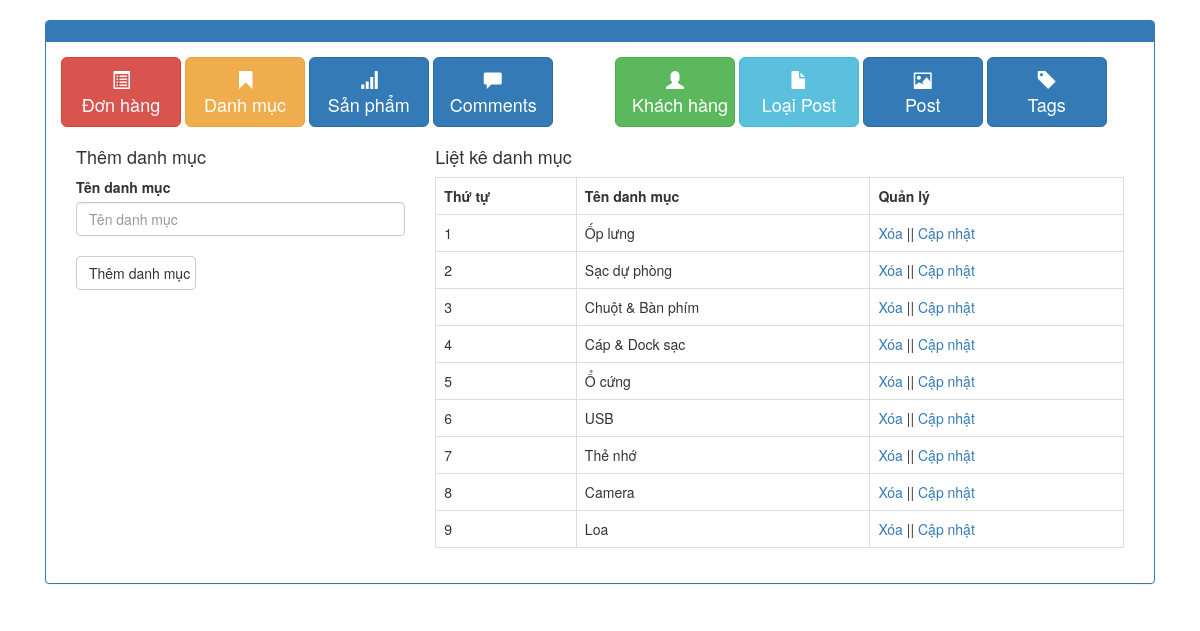
Page /admin/xulydanhmuc.php on the committed database.
### tables this page shows
CREATE TABLE `tbl_category` (
  `category_id` int(11) NOT NULL,
  `category_name` varchar(50) NOT NULL
);

### admin/xulydanhmuc.php (the view, shortened to what this page needs)
<?php
	include('../db/connect.php');
?>
<!DOCTYPE html>
<html lang="en">
<head>
	<link href="../css/bootstrap.css" rel="stylesheet" type="text/css" media="all" />
	<link href="../css/admin-dashboard.css" rel="stylesheet" type="text/css" media="all" />
	<link href="../css/Chart.css" rel="stylesheet" type="text/css" media="all" />
	<link href="//netdna.bootstrapcdn.com/bootstrap/3.0.0/css/bootstrap.min.css" rel="stylesheet" id="bootstrap-css">
</head>
<body>
	<div class="container">
		<div class="row">
			<div class="col-md-12">
				<div class="panel panel-primary">
					<div class="panel-heading">
					</div>
					<div class="panel-body">
						<div class="row">
							<div class="col-xs-6 col-md-6">
							<a href="xulydonhang.php" class="btn btn-danger btn-lg" role="button"><span class="glyphicon glyphicon-list-alt"></span> <br/>Đơn hàng</a>
							<a href="xulydanhmuc.php" class="btn btn-warning btn-lg" role="button"><span class="glyphicon glyphicon-bookmark"></span> <br/>Danh mục</a>
							<a href="xulysanpham.php" class="btn btn-primary btn-lg" role="button"><span class="glyphicon glyphicon-signal"></span> <br/>Sản phẩm</a>
							<a href="" class="btn btn-primary btn-lg" role="button"><span class="glyphicon glyphicon-comment"></span> <br/>Comments</a>
							</div>
							<div class="col-xs-6 col-md-6">
							<a href="xulykhachhang.php" class="btn btn-success btn-lg" role="button"><span class="glyphicon glyphicon-user"></span> <br/>Khách hàng</a>
							<a href="xulydanhmucbaiviet.php" class="btn btn-info btn-lg" role="button"><span class="glyphicon glyphicon-file"></span> <br/>Loại Post </a>
							<a href="xulybaiviet.php" class="btn btn-primary btn-lg" role="button"><span class="glyphicon glyphicon-picture"></span> <br/>Post</a>
							<a href="#" class="btn btn-primary btn-lg" role="button"><span class="glyphicon glyphicon-tag"></span> <br/>Tags</a>
							</div>
						</div>
						<div>
							<?php
							if(isset($_GET['quanly'])=='capnhat'){
								$id_capnhat = $_GET['id'];
								$sql_capnhat = mysqli_query($con,"SELECT * FROM tbl_category WHERE category_id='$id_capnhat'");
								$row_capnhat = mysqli_fetch_array($sql_capnhat);
								?>
								<div class="col-md-4">
								<h4>Cập nhật danh mục</h4>
								<label>Tên danh mục</label>
								<form action="" method="POST">
									<input type="text" class="form-control" name="danhmuc" value="<?php echo $row_capnhat['category_name'] ?>"><br>
									<input type="hidden" class="form-control" name="id_danhmuc" value="<?php echo $row_capnhat['category_id'] ?>">
									<input type="submit" name="capnhatdanhmuc" value="Cập nhật danh mục" class="btn btn-default">
								</form>
								</div>
							<?php
							}else{
								?>
								<div class="col-md-4">
								<h4>Thêm danh mục</h4>
								<label>Tên danh mục</label>
								<form action="" method="POST">
									<input type="text" class="form-control" name="danhmuc" placeholder="Tên danh mục"><br>
									<input type="submit" name="themdanhmuc" value="Thêm danh mục" class="btn btn-default">
								</form>
								</div>
								<?php
							}
								?>
							<div class="col-md-8">
								<h4>Liệt kê danh mục</h4>
								<?php
								$sql_select = mysqli_query($con,"SELECT * FROM tbl_category ORDER BY category_id DESC");
								?>
								<table class="table table-bordered ">
									<tr>
										<th>Thứ tự</th>
										<th>Tên danh mục</th>
										<th>Quản lý</th>
									</tr>
									<?php
									$i = 0;
									while($row_category = mysqli_fetch_array($sql_select)){
										$i++;
									?>
									<tr>
										<td><?php echo $i; ?></td>
										<td><?php echo $row_category['category_name'] ?></td>
										<td><a href="?xoa=<?php echo $row_category['category_id'] ?>">Xóa</a> || <a href="?quanly=capnhat&id=<?php echo $row_category['category_id'] ?>">Cập nhật</a></td>
									</tr>
									<?php
									}
									?>
								</table>
							</div>
						</div>
					</div>
				</div>
			</div>
		</div>
	</div>
</body>
</html>

### css/admin-dashboard.css (style rules this page uses)
body { padding-top:20px; }
.panel-body .btn:not(.btn-block) { width:120px;margin-bottom:10px; }

### rows in the picture
tbl_category: category_name "Ốp lưng"
tbl_category: category_name "Sạc dự phòng"
tbl_category: category_name "Chuột & Bàn phím"
tbl_category: category_name "Cáp & Dock sạc"
tbl_category: category_name "Ổ cứng"
tbl_category: category_name "USB"
tbl_category: category_name "Thẻ nhớ"
tbl_category: category_name "Camera"
tbl_category: category_name "Loa"
